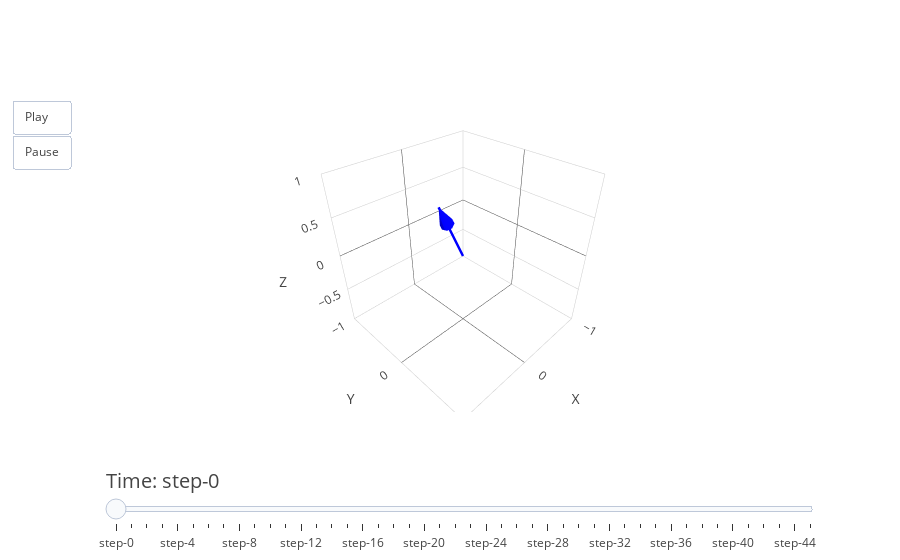

Write notebook code for a chart like this one.
### Markdown cell above
DATA Y

### Code cell
quaternion_data = read_csv(full_data_file_path_y)
# Predict states with UKF
predicted_states = []

for q in quaternion_data:
    q = q / np.linalg.norm(q)
    ukf.predict()
    ukf.update(q)
    predicted_states.append(ukf.x)
predicted_states = np.array(predicted_states)

plot_euler_angles_3d(predicted_states,10)
plot_euler_angles_over_time(quaternion_data, predicted_states)

### Figure 1 — Plotly figure (JSON) as saved in the notebook; plotly's stock layout.template omitted (floating-point values rounded to 4 significant figures)
{"data": [{"line": {"color": "blue", "width": 5}, "mode": "lines", "name": "Vector", "type": "scatter3d", "x": [0, 0.476], "y": [0, 0.1583], "z": [0, 0.8651]}, {"anchor": "tip", "colorscale": [[0, "blue"], [1, "blue"]], "name": "Arrowhead", "showscale": false, "sizemode": "absolute", "sizeref": 0.3, "type": "cone", "u": [0.476], "v": [0.1583], "w": [0.8651], "x": [0.476], "y": [0.1583], "z": [0.8651]}], "layout": {"scene": {"xaxis": {"range": [-1, 1], "title": {"text": "X"}}, "yaxis": {"range": [-1, 1], "title": {"text": "Y"}}, "zaxis": {"range": [-1, 1], "title": {"text": "Z"}}}, "sliders": [{"currentvalue": {"font": {"size": 20}, "prefix": "Time: "}, "pad": {"t": 50}, "steps": [{"args": [["frame0"], {"frame": {"duration": 50, "redraw": true}, "mode": "immediate"}], "method": "animate"}, {"args": [["frame10"], {"frame": {"duration": 50, "redraw": true}, "mode": "immediate"}], "method": "animate"}, {"args": [["frame20"], {"frame": {"duration": 50, "redraw": true}, "mode": "immediate"}], "method": "animate"}, {"args": [["frame30"], {"frame": {"duration": 50, "redraw": true}, "mode": "immediate"}], "method": "animate"}, {"args": [["frame40"], {"frame": {"duration": 50, "redraw": true}, "mode": "immediate"}], "method": "animate"}, {"args": [["frame50"], {"frame": {"duration": 50, "redraw": true}, "mode": "immediate"}], "method": "animate"}, {"args": [["frame60"], {"frame": {"duration": 50, "redraw": true}, "mode": "immediate"}], "method": "animate"}, {"args": [["frame70"], {"frame": {"duration": 50, "redraw": true}, "mode": "immediate"}], "method": "animate"}, {"args": [["frame80"], {"frame": {"duration": 50, "redraw": true}, "mode": "immediate"}], "method": "animate"}, {"args": [["frame90"], {"frame": {"duration": 50, "redraw": true}, "mode": "immediate"}], "method": "animate"}, {"args": [["frame100"], {"frame": {"duration": 50, "redraw": true}, "mode": "immediate"}], "method": "animate"}, {"args": [["frame110"], {"frame": {"duration": 50, "redraw": true}, "mode": "immediate"}], "method": "animate"}, {"args": [["frame120"], {"frame": {"duration": 50, "redraw": true}, "mode": "immediate"}], "method": "animate"}, {"args": [["frame130"], {"frame": {"duration": 50, "redraw": true}, "mode": "immediate"}], "method": "animate"}, {"args": [["frame140"], {"frame": {"duration": 50, "redraw": true}, "mode": "immediate"}], "method": "animate"}, {"args": [["frame150"], {"frame": {"duration": 50, "redraw": true}, "mode": "immediate"}], "method": "animate"}, {"args": [["frame160"], {"frame": {"duration": 50, "redraw": true}, "mode": "immediate"}], "method": "animate"}, {"args": [["frame170"], {"frame": {"duration": 50, "redraw": true}, "mode": "immediate"}], "method": "animate"}, {"args": [["frame180"], {"frame": {"duration": 50, "redraw": true}, "mode": "immediate"}], "method": "animate"}, {"args": [["frame190"], {"frame": {"duration": 50, "redraw": true}, "mode": "immediate"}], "method": "animate"}, {"args": [["frame200"], {"frame": {"duration": 50, "redraw": true}, "mode": "immediate"}], "method": "animate"}, {"args": [["frame210"], {"frame": {"duration": 50, "redraw": true}, "mode": "immediate"}], "method": "animate"}, {"args": [["frame220"], {"frame": {"duration": 50, "redraw": true}, "mode": "immediate"}], "method": "animate"}, {"args": [["frame230"], {"frame": {"duration": 50, "redraw": true}, "mode": "immediate"}], "method": "animate"}, {"args": [["frame240"], {"frame": {"duration": 50, "redraw": true}, "mode": "immediate"}], "method": "animate"}, {"args": [["frame250"], {"frame": {"duration": 50, "redraw": true}, "mode": "immediate"}], "method": "animate"}, {"args": [["frame260"], {"frame": {"duration": 50, "redraw": true}, "mode": "immediate"}], "method": "animate"}, {"args": [["frame270"], {"frame": {"duration": 50, "redraw": true}, "mode": "immediate"}], "method": "animate"}, {"args": [["frame280"], {"frame": {"duration": 50, "redraw": true}, "mode": "immediate"}], "method": "animate"}, {"args": [["frame290"], {"frame": {"duration": 50, "redraw": true}, "mode": "immediate"}], "method": "animate"}, {"args": [["frame300"], {"frame": {"duration": 50, "redraw": true}, "mode": "immediate"}], "method": "animate"}, {"args": [["frame310"], {"frame": {"duration": 50, "redraw": true}, "mode": "immediate"}], "method": "animate"}, {"args": [["frame320"], {"frame": {"duration": 50, "redraw": true}, "mode": "immediate"}], "method": "animate"}, {"args": [["frame330"], {"frame": {"duration": 50, "redraw": true}, "mode": "immediate"}], "method": "animate"}, {"args": [["frame340"], {"frame": {"duration": 50, "redraw": true}, "mode": "immediate"}], "method": "animate"}, {"args": [["frame350"], {"frame": {"duration": 50, "redraw": true}, "mode": "immediate"}], "method": "animate"}, {"args": [["frame360"], {"frame": {"duration": 50, "redraw": true}, "mode": "immediate"}], "method": "animate"}, {"args": [["frame370"], {"frame": {"duration": 50, "redraw": true}, "mode": "immediate"}], "method": "animate"}, {"args": [["frame380"], {"frame": {"duration": 50, "redraw": true}, "mode": "immediate"}], "method": "animate"}, {"args": [["frame390"], {"frame": {"duration": 50, "redraw": true}, "mode": "immediate"}], "method": "animate"}, {"args": [["frame400"], {"frame": {"duration": 50, "redraw": true}, "mode": "immediate"}], "method": "animate"}, {"args": [["frame410"], {"frame": {"duration": 50, "redraw": true}, "mode": "immediate"}], "method": "animate"}, {"args": [["frame420"], {"frame": {"duration": 50, "redraw": true}, "mode": "immediate"}], "method": "animate"}, {"args": [["frame430"], {"frame": {"duration": 50, "redraw": true}, "mode": "immediate"}], "method": "animate"}, {"args": [["frame440"], {"frame": {"duration": 50, "redraw": true}, "mode": "immediate"}], "method": "animate"}, {"args": [["frame450"], {"frame": {"duration": 50, "redraw": true}, "mode": "immediate"}], "method": "animate"}]}], "updatemenus": [{"buttons": [{"args": [null, {"frame": {"duration": 50, "redraw": true}, "fromcurrent": true}], "label": "Play", "method": "animate"}, {"args": [[null], {"frame": {"duration": 0, "redraw": false}, "mode": "immediate"}], "label": "Pause", "method": "animate"}], "showactive": false, "type": "buttons"}]}}
